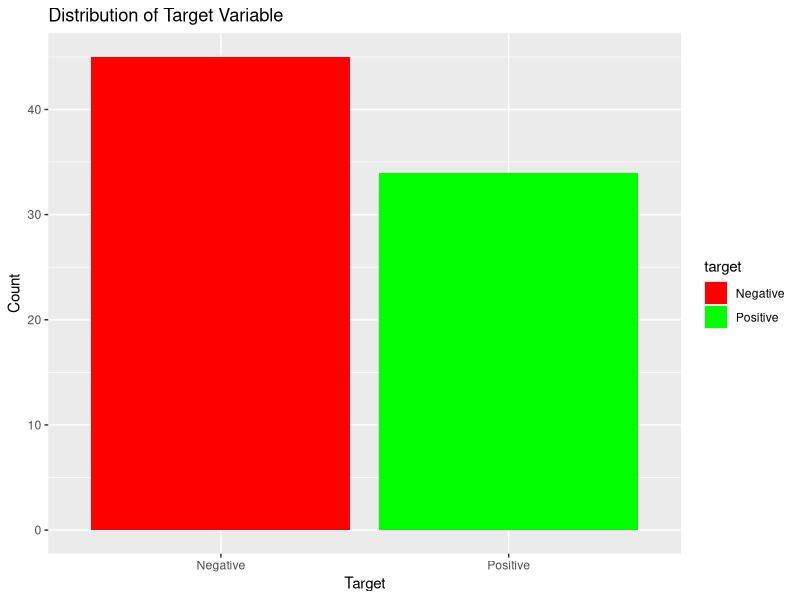
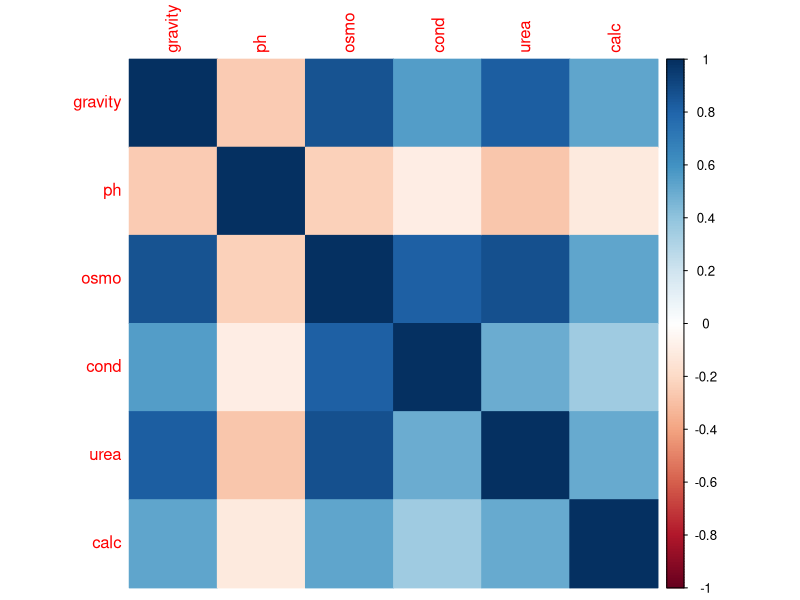
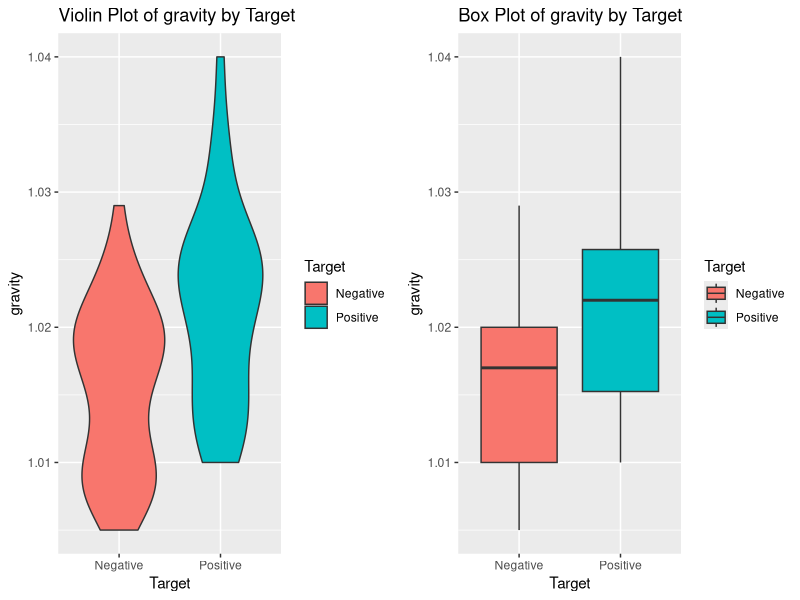
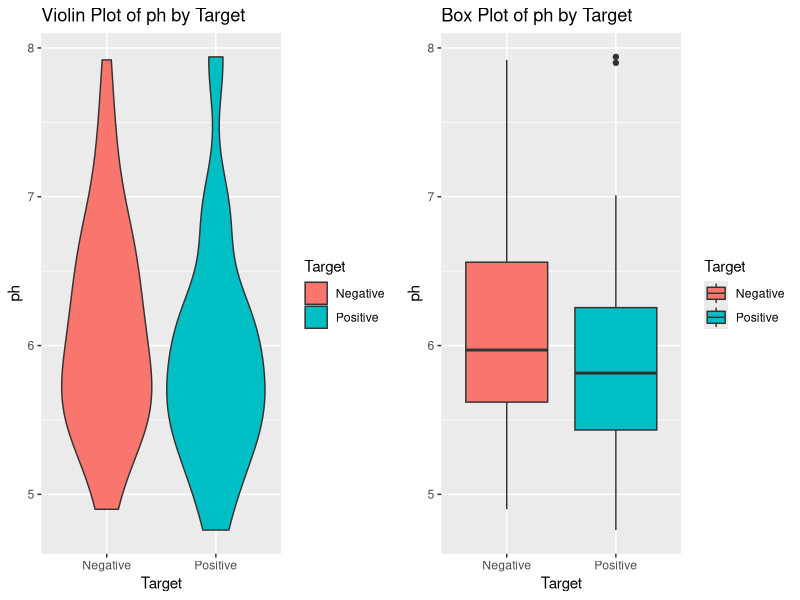
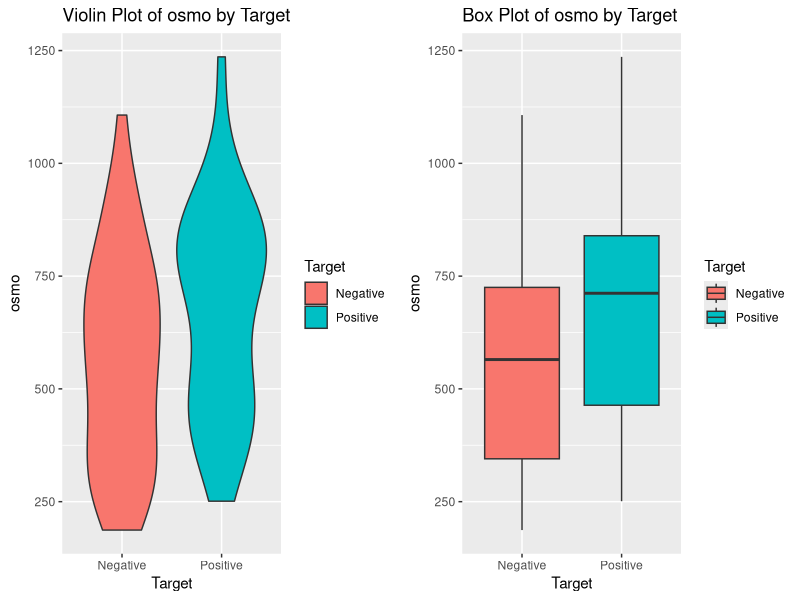
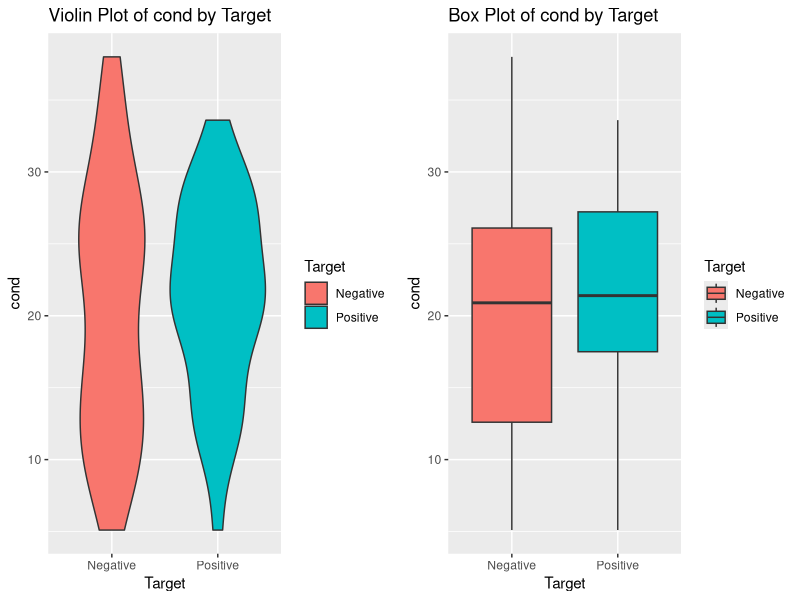
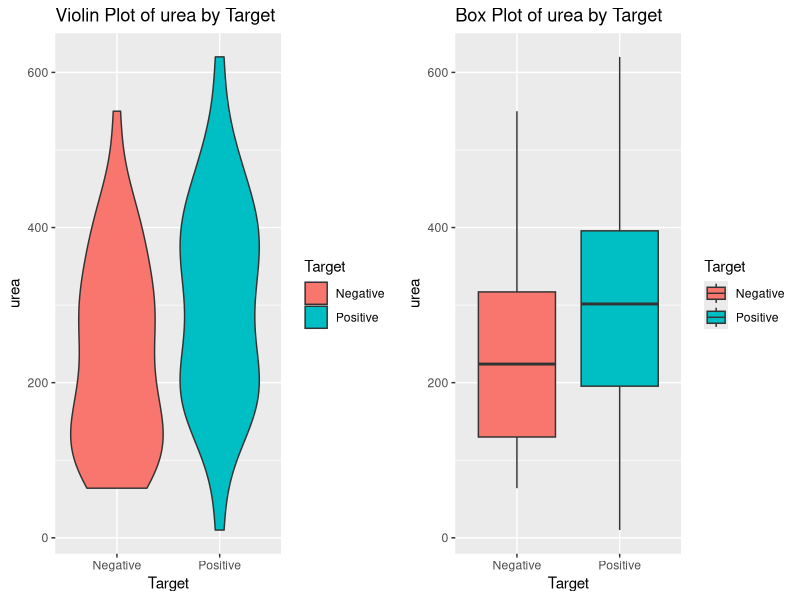
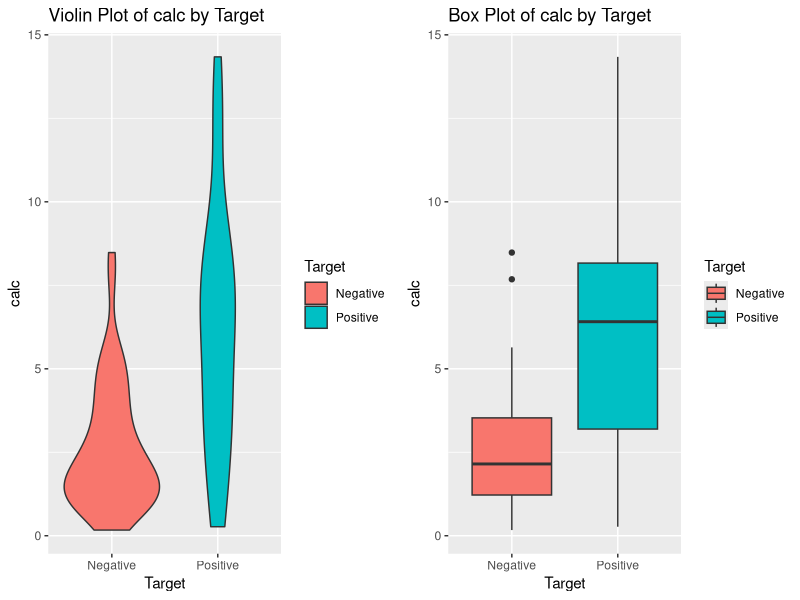

R code for these plots, in order:
## ---- chunk 1
options(repos = structure(c(CRAN = "https://cran.rstudio.com/")))
# Load required libraries
# Install packages if not already installed

# List of required packages
required_packages <- c("dplyr", "corrplot", "caret", "randomForest", "e1071", "gridExtra", "gkmnet", "randomForest", "rpart.plot")

# Check if packages are installed; if not, install them
for (package in required_packages) {
  if (!requireNamespace(package, quietly = TRUE)) {
    install.packages(package, dependencies = TRUE)
  }
}

# Load the required packages
library(dplyr)
library(corrplot)
library(caret)
library(randomForest)
library(e1071)
library(gridExtra)
library(randomForest)
## ---- chunk 2
# Load the dataset
kidney_df <- read.csv("kidney_stone.csv")
head(kidney_df)
dim(kidney_df)
kidney_df <- kidney_df %>%
  mutate(target = ifelse(target == 1, "Positive", "Negative"))
## ---- chunk 3
# Check for missing values
missing_values <- sapply(kidney_df, function(x) sum(is.na(x)))
print("Missing Values:")
print(missing_values)
## ---- chunk 4
# Summary statistics
summary(kidney_df)

## ---- chunk 5

# Plotting a bar chart of the target variable
ggplot(kidney_df, aes(x = target, fill = target)) +
  geom_bar() +
  labs(title = "Distribution of Target Variable",
       x = "Target",
       y = "Count") +
  scale_fill_manual(values = c("red", "green"))


# Correlation heatmap
cor_matrix <- cor(kidney_df[, c("gravity", "ph", "osmo", "cond", "urea", "calc")])
corrplot(cor_matrix, method = "color")
## ---- chunk 6
# List of continuous variables
continuous_vars <- c("gravity", "ph", "osmo", "cond", "urea", "calc")


for (var in continuous_vars) {
  # Create violin plot
  violin_plot <- ggplot(kidney_df, aes(x = target, y = get(var), fill = target)) +
    geom_violin() +
    labs(title = paste("Violin Plot of", var, "by Target"),
         x = "Target",
         y = var,
         fill = "Target")
  
  # Create box plot
  box_plot <- ggplot(kidney_df, aes(x = target, y = get(var), fill = target)) +
    geom_boxplot() +
    labs(title = paste("Box Plot of", var, "by Target"),
         x = "Target",
         y = var,
         fill = "Target")
  
  # Combine violin and box plots using grid.arrange
  combined_plots <- grid.arrange(violin_plot, box_plot, ncol = 2)
  

}
# Set the graphics layout using par(mfrow)
par(mfrow = c(1, 2))  # 1 row and 2 columns
## ---- chunk 7
# Create scatter plot of gravity vs. ph, colored by target
ggplot(kidney_df, aes(x = gravity, y = ph, color = factor(target))) +
  geom_point() +
  labs(title = "Scatter Plot of Gravity vs. pH colored by Target",
       x = "Gravity",
       y = "pH",
       color = "Target")

# Create scatter plot of osmo vs. cond, colored by target
ggplot(kidney_df, aes(x = osmo, y = cond, color = factor(target))) +
  geom_point() +
  labs(title = "Scatter Plot of Osmo vs. Conductivity colored by Target",
       x = "Osmo",
       y = "Conductivity",
       color = "Target")
## ---- chunk 8
# Assuming you have kidney_df data frame
filtered_kidney_df <- kidney_df
# Columns to process
columns_to_process <- c("gravity", "ph", "osmo", "cond", "urea", "calc")

# Loop through columns and remove outliers
for (col in columns_to_process) {
  # Calculate the IQR (interquartile range)
  Q1 <- quantile(filtered_kidney_df[[col]], 0.25)
  Q3 <- quantile(filtered_kidney_df[[col]], 0.75)
  IQR <- Q3 - Q1
  
  # Define the outlier boundaries
  lower_bound <- Q1 - 1.5 * IQR
  upper_bound <- Q3 + 1.5 * IQR
  
  # Remove outliers
  filtered_kidney_df <- filtered_kidney_df[filtered_kidney_df[[col]] >= lower_bound & filtered_kidney_df[[col]] <= upper_bound, ]
}

# Print the cleaned kidney_df data frame
print(dim(kidney_df))
print(dim(filtered_kidney_df))
## ---- chunk 9
# Assuming you have the filtered_kidney_df data frame

filtered_kidney_df$osmo_to_gravity_ratio <- filtered_kidney_df$osmo / filtered_kidney_df$gravity



# Print the first few rows of the data frame to see the new feature
head(filtered_kidney_df)
## ---- chunk 10
# Assuming you have filtered_kidney_df data frame
library(caret)

# Convert target to a factor with two levels
filtered_kidney_df$target <- factor(filtered_kidney_df$target, levels = c("Negative", "Positive"))

# Remove rows with missing values
filtered_kidney_df <- na.omit(filtered_kidney_df)

# Create a subset of the data frame with selected variables
selected_vars <- c("ph", "cond", "urea", "calc", "osmo_to_gravity_ratio", "target")
data_subset <- filtered_kidney_df[, selected_vars]

# Fit a logistic regression model
model <- glm(target ~ ph + cond + urea + calc + osmo_to_gravity_ratio, data = data_subset, family = "binomial")

# Make predictions on the data
predictions <- predict(model, newdata = data_subset, type = "response")

# Convert predicted probabilities to binary classifications (as a factor)
predicted_classes <- factor(ifelse(predictions > 0.5, "Positive", "Negative"), levels = c("Negative", "Positive"))

# Create a confusion matrix
conf_matrix <- confusionMatrix(predicted_classes, data_subset$target)

# Print the confusion matrix
print(conf_matrix)
plot(conf_matrix$table, col = c("red", "green"), main = "Confusion Matrix")
## ---- chunk 11
# Set a seed for reproducibility
set.seed(123)

# Assuming you have filtered_kidney_df data frame
library(caret)

# Convert target to a factor with two levels
filtered_kidney_df$target <- factor(filtered_kidney_df$target, levels = c("Negative", "Positive"))

# Remove rows with missing values
filtered_kidney_df <- na.omit(filtered_kidney_df)

# Create a subset of the data frame with selected variables
selected_vars <- c("ph", "cond", "urea", "calc", "osmo_to_gravity_ratio", "target")
data_subset <- filtered_kidney_df[, selected_vars]

# Define the control parameters for k-fold cross-validation
ctrl <- trainControl(method = "cv", number = 5, classProbs = TRUE, summaryFunction = twoClassSummary)

# Create the logistic regression model using k-fold cross-validation
model <- train(target ~ ph + cond + urea + calc + osmo_to_gravity_ratio, data = data_subset, method = "glm", trControl = ctrl, family = "binomial")

## ---- chunk 12
# Print the cross-validated summary statistics
logistic_reg_results <- model$results
logistic_reg_results$Accuracy <- 0.69
logistic_reg_results$Model <- "Logistic Regression 1"
selected_columns <- c("Model", "ROC", "Sens", "Spec", "Accuracy")
logistic_reg_results <- logistic_reg_results[selected_columns]
logistic_reg_results
## ---- chunk 13
# Assuming you have filtered_kidney_df data frame
library(caret)

# Convert target to a factor with two levels
filtered_kidney_df$target <- factor(filtered_kidney_df$target, levels = c("Negative", "Positive"))

# Remove rows with missing values
filtered_kidney_df <- na.omit(filtered_kidney_df)

# Create a subset of the data frame with selected variables
selected_vars <- c("calc", "urea", "osmo_to_gravity_ratio", "target")
data_subset <- filtered_kidney_df[, selected_vars]

# Fit a logistic regression model
model <- glm(target ~ calc + urea + osmo_to_gravity_ratio, data = data_subset, family = "binomial")

# Make predictions on the data
predictions <- predict(model, newdata = data_subset, type = "response")

# Convert predicted probabilities to binary classifications (as a factor)
predicted_classes <- factor(ifelse(predictions > 0.5, "Positive", "Negative"), levels = c("Negative", "Positive"))

# Create a confusion matrix
conf_matrix <- confusionMatrix(predicted_classes, data_subset$target)
plot(conf_matrix$table, col = c("red", "green"), main = "Confusion Matrix")

# Print the confusion matrix
print(conf_matrix)
## ---- chunk 14
set.seed(123)
# Assuming you have filtered_kidney_df data frame
library(caret)

# Convert target to a factor with two levels
filtered_kidney_df$target <- factor(filtered_kidney_df$target, levels = c("Negative", "Positive"))

# Remove rows with missing values
filtered_kidney_df <- na.omit(filtered_kidney_df)

# Create a subset of the data frame with selected variables
selected_vars <- c("calc", "urea", "osmo_to_gravity_ratio", "target")
data_subset <- filtered_kidney_df[, selected_vars]

# Define the control parameters for k-fold cross-validation
ctrl <- trainControl(method = "cv", number = 5, classProbs = TRUE, summaryFunction = twoClassSummary)

# Create the logistic regression model using k-fold cross-validation
model <- train(target ~ calc + urea + osmo_to_gravity_ratio, data = data_subset, method = "glm", trControl = ctrl, family = "binomial")
## ---- chunk 15
# Print the cross-validated summary statistics
logistic_reg_2_results <- model$results
logistic_reg_2_results$Accuracy <- 0.75
logistic_reg_2_results$Model <- 'Logistic Regression 2'
selected_columns <- c("Model", "ROC", "Sens", "Spec", "Accuracy")

# Subset the logistic_reg_2_results data frame to include only the selected columns
logistic_reg_2_results <- logistic_reg_2_results[selected_columns]
logistic_reg_2_results
## ---- chunk 16
# Assuming you have filtered_kidney_df data frame
library(caret)

# Convert target to a factor with two levels
filtered_kidney_df$target <- factor(filtered_kidney_df$target, levels = c("Negative", "Positive"))

# Remove rows with missing values
filtered_kidney_df <- na.omit(filtered_kidney_df)

# Create a subset of the data frame with selected variables
selected_vars <- c("calc", "urea", "osmo","gravity", "target")
data_subset <- filtered_kidney_df[, selected_vars]

# Fit a logistic regression model
model <- glm(target ~ calc + urea + osmo + gravity, data = data_subset, family = "binomial")

# Make predictions on the data
predictions <- predict(model, newdata = data_subset, type = "response")

# Convert predicted probabilities to binary classifications (as a factor)
predicted_classes <- factor(ifelse(predictions > 0.5, "Positive", "Negative"), levels = c("Negative", "Positive"))

# Create a confusion matrix
conf_matrix <- confusionMatrix(predicted_classes, data_subset$target)
plot(conf_matrix$table, col = c("red", "green"), main = "Confusion Matrix")

# Print the confusion matrix
print(conf_matrix)
## ---- chunk 17
set.seed(123)
# Assuming you have filtered_kidney_df data frame
library(caret)

# Convert target to a factor with two levels
filtered_kidney_df$target <- factor(filtered_kidney_df$target, levels = c("Negative", "Positive"))

# Remove rows with missing values
filtered_kidney_df <- na.omit(filtered_kidney_df)

# Create a subset of the data frame with selected variables
selected_vars <- c("calc", "urea", "osmo", "gravity", "target")
data_subset <- filtered_kidney_df[, selected_vars]

# Define the control parameters for k-fold cross-validation
ctrl <- trainControl(method = "cv", number = 5, classProbs = TRUE, summaryFunction = twoClassSummary)

# Create the logistic regression model using k-fold cross-validation
model <- train(target ~ calc + urea + osmo + gravity, data = data_subset, method = "glm", trControl = ctrl, family = "binomial")
## ---- chunk 18
# Print the cross-validated summary statistics
logistic_reg_3_results <- model$results
# Print the cross-validated summary statistics

logistic_reg_3_results$Accuracy <- 0.81
logistic_reg_3_results$Model <- 'Logistic Regression 3'
selected_columns <- c("Model", "ROC", "Sens", "Spec", "Accuracy")

# Subset the logistic_reg_2_results data frame to include only the selected columns
logistic_reg_3_results <- logistic_reg_3_results[selected_columns]
logistic_reg_3_results
## ---- chunk 19
set.seed(123)
# Create a subset of the data frame with selected variables
selected_vars <- c("calc", "urea", "osmo", "gravity", "target")
data_subset <- filtered_kidney_df[, selected_vars]

# Define the grid of hyperparameters to search
param_grid <- expand.grid(mtry = c(2, 3, 4, 5))  # Add more values as needed

# Define the control parameters for k-fold cross-validation
ctrl <- trainControl(method = "cv", number = 10, classProbs = TRUE, summaryFunction = twoClassSummary)

# Random Forest with hyperparameter tuning
random_forest_model <- train(target ~ ., data = data_subset, method = "rf", trControl = ctrl, tuneGrid = param_grid)
## ---- chunk 20
# Extract the best mtry value
best_mtry <- random_forest_model$bestTune$mtry

# Filter the results data frame for the best mtry value
best_results <- random_forest_model$results[random_forest_model$results$mtry == best_mtry, ]


best_results$Model <- "Random Forest"
best_results$Accuracy <- NA
random_forest_results <- best_results[,c("Model", "ROC", "Sens", "Spec", "Accuracy")]
random_forest_results
## ---- chunk 21
# Load the necessary libraries
library(caret)
library(class)

selected_vars <- c("calc", "urea", "osmo", "gravity", "target")
data_subset <- filtered_kidney_df[, selected_vars]

# Define a range of k values to test
k_values <- c(1, 3, 5, 7, 9) # Add more values as needed

# Create an empty data frame to store the results
results_table <- data.frame(K = numeric(), Accuracy = numeric(), Sensitivity = numeric(), Specificity = numeric())

# Loop through each k value
for (k in k_values) {
  # Split your data into features (X) and the target variable (y)
  X <- data_subset[, -which(names(data_subset) == "target")]
  y <- data_subset$target

  # Create a train control object for cross-validation
  ctrl <- trainControl(method = "cv", number = 5, classProbs = TRUE, summaryFunction = twoClassSummary)

  # Fit the KNN model with cross-validation for the current k value
  knn_model <- train(x = X, y = y, method = "knn", trControl = ctrl, tuneGrid = data.frame(k = k))

  # Access the model results for the current k value and store it in the results table
  result_row <- knn_model$results[1, ]
  results_table <- rbind(results_table, result_row)
}
## ---- chunk 22
# Create a new data frame for the specified columns
results_table$Model <- "KNN Model"
results_table$Accuracy <- NA
knn_results <- results_table[results_table$k == 3, c("Model", "ROC", "Sens", "Spec", "Accuracy")]

# Print the knn_results table
print(knn_results)
## ---- chunk 23
# Assuming you have the data frames: logistic_reg_results, logistic_reg_2_results, logistic_reg_3_results, random_forest_results, and knn_results

# Combine them into a single data frame
combined_results <- rbind(
  logistic_reg_results,
  logistic_reg_2_results,
  logistic_reg_3_results,
  random_forest_results,
  knn_results
)

# Print the combined results
print(combined_results)
